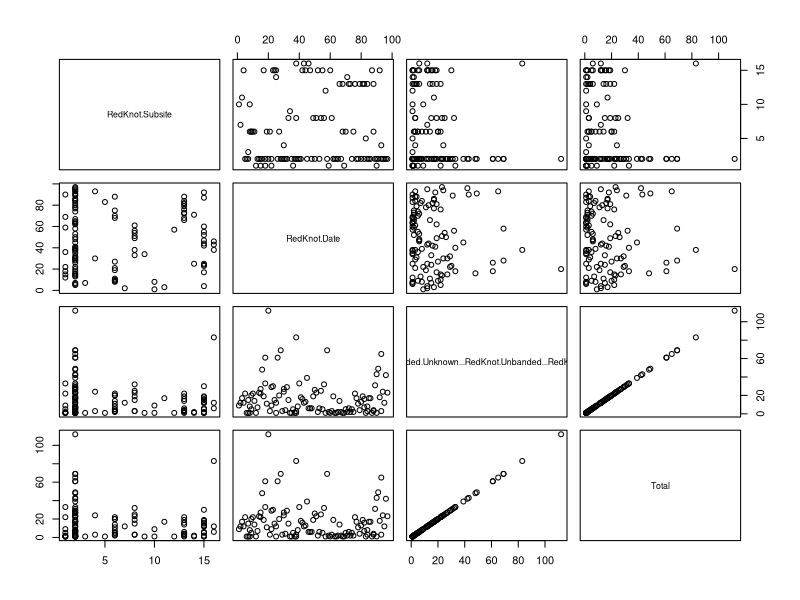

Source code (R): (Note: this script raises an error after producing the figure.)
#read csv file in
RedKnot<-read.csv(file="RK_ShorebirdSurveys.csv",head=TRUE,sep=",")

#install packages 
#install.packages("ggplot2")
#install.packages("tidyverse")
#install.packages("dplyr")
#install.packages("magrittr")
#install.packages("reshape2")
#install.packages("reshape")
#install.packages("gridExtra")
#install.packages("knitr")
#install.packages("officer")

#library call
library(ggplot2)
library(tidyverse)
library(dplyr)
library(magrittr)
library(reshape)
library(reshape2)
library(gridExtra)
library(knitr)
library(officer)

#view data
RedKnot

#summarize data
summary(RedKnot)

#calculations with data using $ to call out column
RedKnot$Unbanded2<-2*(RedKnot$Unbanded)
                 
#aggregate / mean of Unbanded Redknots at each subsite (?) 
RedKnot %>%
  subset(Unbanded > 10) %>%
  aggregate(. ~ Subsite, ., FUN=mean)

#Tried to make a table of all RedKnots seen at Subsites
tab1 <- data.frame(RedKnot$Subsite,RedKnot$Date, RedKnot$Banded.Unknown+RedKnot$Unbanded+RedKnot$Unknown)
tab1$Total<-1*(tab1$RedKnot.Banded.Unknown...RedKnot.Unbanded...RedKnot.Unknown)                   

#And wanted to see a summary of it...wonder if it can be plotted too?
summary(tab1)
plot(tab1)

#Plot the table of Redknots seen by date but it's not plotted consecutively...I just wanted to play around with it
plot(RedKnot$Date, tab1$Total, type = "l", color = "dodgerblue4")
